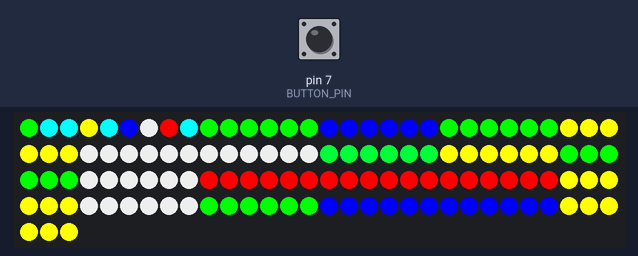
The sketch below on a simulated Arduino Uno, built with avr-gcc and run on an emulated ATmega328P. Shown: 123 RGB LEDs in strip order, left to right, continuing on the next row. The inputs (shaded band) are chosen by the test bench; at power-on: pin 7 (BUTTON_PIN) LOW. Random numbers use the default seed unless the sketch sets one.

Above: at 1.3 s.
1.4 s: pin 7 (BUTTON_PIN) pulled HIGH for 3.2 s
At 4.7 s:
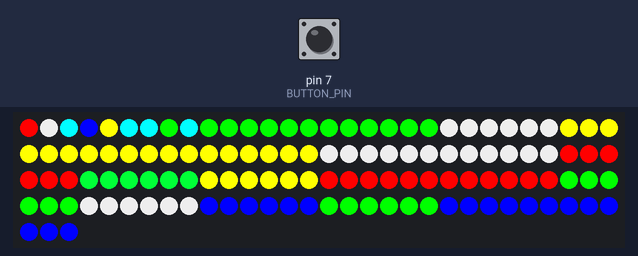
6.1 s: pin 7 (BUTTON_PIN) pulled HIGH for 0.15 s
At 7.4 s:
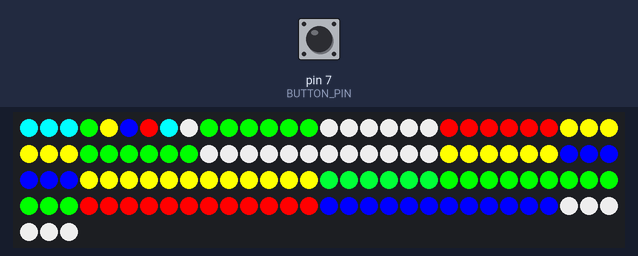
7.7 s: pin 7 (BUTTON_PIN) pulled HIGH for 1 s
At 9.6 s:
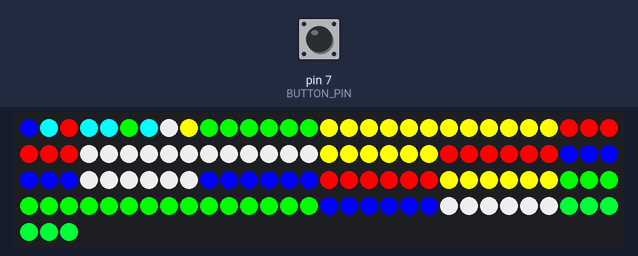
10.2 s: pin 7 (BUTTON_PIN) pulled HIGH for 0.15 s
At 10.7 s:
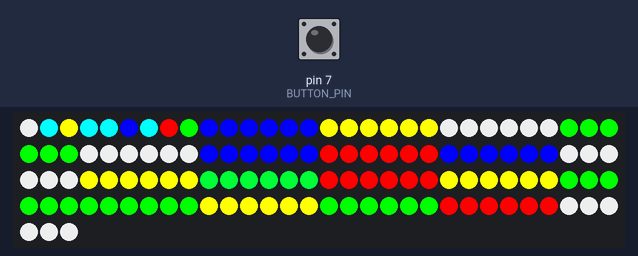
Timing chart, 0 to 12.8 s (numbered marks = the images above; inputs shaded):
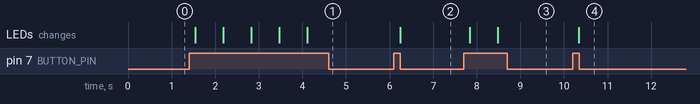

Measured:
- after the input at 1.4 s, the LEDs: first change after 0.14 s (image 1 shows a later state)
- after the input at 6.1 s, the LEDs: change after 0.14 s (image 2)
- after the input at 7.7 s, the LEDs: first change after 0.14 s (image 3 shows a later state)
- after the input at 10.2 s, the LEDs: change after 0.14 s (image 4)

The sketch:

catan-board.ino
```cpp
#include <FastLED.h>

// The digital input pin that the button is connected to
#define BUTTON_PIN 7

// The digital output pin that the LED data signal is coming out of
#define LED_PIN 3

// Whether or not to save the board's state to the EEPROM after we're done
// randomizing.
#define SAVE_BOARD_STATE false

// A tool used to identify which LEDs are in what program group, this will
// cause each group to light up independantly of every other group, and then
// go to the next one.
#define IDENTIFY_GROUPS false

// Whether or not the neutral 3:1 ports should be a static colour, or cycling
// through the colour spectrum
#define USE_RAINBOW_PORTS false

// Whether or not to allow the board to randomize again immediately after
// randomizing once.
#define ALLOW_DISCO_RANDOMIZATION false

// The brightness of the LEDs, can be a value between 0(off) and 255(full)
#define BRIGHTNESS 255

// The delay between lighting up each segment of light. Can be any non-negative
// value. Setting to 0 disables delay and will light up all of the LEDs
// simultaneously.
#define ILLUMINATE_DELAY 0

// The colours for the different resource types. This expects three comma-separated
// values representing the Red, Green, Blue values of the light. Each of the
// three numbers can be anywhere between 0 and 255, with 0,0,0 being off and
// 255,255,255 being white
#define light_off 0, 0, 0
#define grain_colour 255, 255, 0//199, 72, 245 // yellow
#define wool_colour 200, 200, 200 // white
#define wood_colour 0, 255, 0 // green
#define bricks_colour 255, 0, 0 // red
#define ore_colour 0, 0, 255 // blue
#define desert_colour 0, 255, 55 // Seafoam green
#define neutral_colour 0, 255, 255//255, 192, 203 // pink


//===========================================================================//
// Do not change ANYTHING below this unless you know what you are doing

#define NUM_LEDS 123
CRGB leds[NUM_LEDS];

#define HONEYCOMB_OFFSET 9
#define PORT_OFFSET 0

#define GRAIN 1
#define WOOL 2
#define WOOD 3
#define BRICKS 4
#define ORE 5
#define DESERT 6
#define NEUTRAL 7
#define PORT_COUNT 9
#define HONEYCOMB_COUNT 19

// DO NOT CHANGE THESE
#define NUM_LED_GROUPS 28
#define LED_GROUP_SIZE 6
int led_groups[NUM_LED_GROUPS][LED_GROUP_SIZE] = {
	{0, -1, -1, -1, -1, -1}, // Port 1
	{1, -1, -1, -1, -1, -1}, // Port 2
	{2, -1, -1, -1, -1, -1}, // Port 3
	{3, -1, -1, -1, -1, -1}, // Port 4
	{4, -1, -1, -1, -1, -1}, // Port 5
	{5, -1, -1, -1, -1, -1}, // Port 6
	{6, -1, -1, -1, -1, -1}, // Port 7
	{7, -1, -1, -1, -1, -1}, // Port 8
	{8, -1, -1, -1, -1, -1}, // Port 9
	{9, 10, 11, 12, 13, 14}, // Hex 1
	{15, 16, 17, 18, 19, 20}, // Hex 2
	{21, 22, 23, 24, 25, 26}, // Hex 3
	{27, 28, 29, 30, 31, 32}, // Hex 4
	{33, 34, 35, 36, 37, 38}, // Hex 5
	{39,40,41,42,43,44}, // Hex 6
	{45,46,47,48,49,50}, // Hex 7
	{51,52,53,54,55,56}, // Hex 8
	{57,58,59,60,61,62}, // Hex 9
	{63,64,65,66,67,68}, // Hex 10
	{69,70,71,72,73,74}, // Hex 11
	{75,76,77,78,79,80}, // Hex 12
	{81,82,83,84,85,86}, // Hex 13
	{87,88,89,90,91,92}, // Hex 14
	{93,94,95,96,97,98}, // Hex 15
	{99,100,101,102,103,104}, // Hex 16
	{105,106,107,108,109,110}, // Hex 17
	{111,112,113,114,115,116}, // Hex 18
	{117,118,119,120,121,122} // Hex 19
};


// The distribution of all resources within the hex grid
int honeycomb[HONEYCOMB_COUNT] = {
	GRAIN, GRAIN, GRAIN, GRAIN,
	WOOL, WOOL, WOOL, WOOL,
	WOOD, WOOD, WOOD, WOOD,
	BRICKS, BRICKS, BRICKS,
	ORE, ORE, ORE,
	DESERT
};

// The distribution of all of the ports that allow trading for resources
int ports[PORT_COUNT] = {
	GRAIN, WOOL, WOOD, BRICKS, ORE,
	NEUTRAL, NEUTRAL, NEUTRAL, NEUTRAL
};

/**
 * These are the ports which cycle through the HSV spectrum to indicate that
 * they can be used to trade 3 of anything to 1 of something else
 */
#if USE_RAINBOW_PORTS
int rainbow_ports[4] = {-1,-1,-1,-1};
#define HUE_DELTA 3;
#define FPS 60
int hue = 0;
#endif

/**
 * Implemented using the Fisher-Yates shuffle algorithm
 * https://en.wikipedia.org/wiki/Fisher%E2%80%93Yates_shuffle
 */
void shuffle_array(int* array, int size) {
	for (int i = size-1; i > 0; i--) {
		int swap_index = random(i + 1);
		int tmp = array[i];
		array[i] = array[swap_index];
		array[swap_index] = tmp;
	};
};


#if SAVE_BOARD_STATE
#include <EEPROM.h>
/**
 * Reads the previously written board state from EEPROM
 */
void load_state() {
	for (int i = 0; i < NUM_LEDS; i++) {
		byte red = EEPROM.read(i);
		byte green = EEPROM.read(i + 1);
		byte blue = EEPROM.read(i + 2);
		leds[i].red = red;
		leds[i].green = green;
		leds[i].blue = blue;
	}
};

/**
 * Writes the current board state to the EEPROM memory onboard, this allows the
 * board state to be resumed if power to the board is lost.
 */
void save_state() {
	for (int i = 0; i < NUM_LEDS; i++) {
		// Update the values in the EEPROM, using update here instead of write
		// does an automatic assertion the two values are different before
		// writing to the storage, helping to decrease the number of writes
		// made, extending the life-span of the memory.
		EEPROM.update(i, leds[i].red);
		EEPROM.update(i + 1, leds[i].green);
		EEPROM.update(i + 2, leds[i].blue);
	}
};
#endif

/** Lights up all of the LEDs in the group with the provided RGB values */
void illuminate(int r, int g, int b, int* led_group) {
	for (int i = 0; i < LED_GROUP_SIZE; i++) {
		if (led_group[i] >= 0) {
			leds[led_group[i]].setRGB(r, g, b);
		};
	};
	FastLED.show();
};

/** Changes the colour of the LED group to be that of type */
void change_colour(int group, int type) {
	switch (type) {
		case WOOL:
			illuminate(wool_colour, led_groups[group]);
			break;
		case WOOD:
			illuminate(wood_colour, led_groups[group]);
			break;
		case BRICKS:
			illuminate(bricks_colour, led_groups[group]);
			break;
		case GRAIN:
			illuminate(grain_colour, led_groups[group]);
			break;
		case ORE:
			illuminate(ore_colour, led_groups[group]);
			break;
		case DESERT:
			illuminate(desert_colour, led_groups[group]);
			break;
		case NEUTRAL:
			#if USE_RAINBOW_PORTS
			// Cycle through the rainbow for the ports
			for (int i = 0; i < 4; i++) {
				if (rainbow_ports[i] < 0) {
					rainbow_ports[i] = led_groups[group][0];
					break;
				};
			};
			#else
			// Use a static colour for the neutral ports
			illuminate(neutral_colour, led_groups[group]);
			#endif
			break;
		default:
			illuminate(light_off, led_groups[group]);
	};
};

void randomize_ports() {
	#if USE_RAINBOW_PORTS
		// Reset the rainbow ports when they are in use so that they don't stay
		// as the same ports on every randomization trigger
		if (rainbow_ports[i] < 0) {
			rainbow_ports[i] = -1;
			break;
		};
	#endif

	// Shuffle the port distribution array
	shuffle_array(ports, PORT_COUNT);

	// Light up all of the ports in the required colours
	for (int i = 0; i < PORT_COUNT; i++) {
		change_colour(PORT_OFFSET + i, ports[i]);

		#if ILLUMINATE_DELAY > 0
			delay(ILLUMINATE_DELAY);
		#endif
	};
};

void randomize_honeycomb() {
	// Shuffle the array of honeycomb distribution
	shuffle_array(honeycomb, HONEYCOMB_COUNT);

	// Light up all of the honeycombs with the specific colour
	for (int i = 0; i < HONEYCOMB_COUNT; i++) {
		change_colour(HONEYCOMB_OFFSET + i, honeycomb[i]);

		#if ILLUMINATE_DELAY > 0
			delay(ILLUMINATE_DELAY);
		#endif
	};
};

void randomize_LEDs() {
	// all_off();
	randomize_ports();
	randomize_honeycomb();
};


#if USE_RAINBOW_PORTS
// The function that is used to change all of the rainbow port colours to the
// next hue step
void rainbowify() {
	for (int i = 0; i < 4; i++) {
		if (rainbow_ports[i] >= 0) {
			leds[rainbow_ports[i]].setHue(hue);
		};
	};
	FastLED.show();
	hue += HUE_DELTA;
};
#endif

void setup() {

	// Register the button's board pin as input so that we can properly read
	// from it.
	pinMode(BUTTON_PIN, INPUT);

	// seed the RNG so we actually get randomized positions
	randomSeed(analogRead(0));

	// Setup the LED controller
	FastLED.addLeds<WS2812B, LED_PIN, GRB>(leds, NUM_LEDS);
	FastLED.setBrightness(BRIGHTNESS);

	// Determine how we are wanting to handle the LEDs on startup
	#if !IDENTIFY_GROUPS
		#if SAVE_BOARD_STATE
			load_state();
			FastLED.show();
		#else
			randomize_LEDs();
		#endif
	#else
		for (int g = 0; g < NUM_LED_GROUPS; g++) {
			illuminate(0, 255, 0, led_groups[g]);
			delay(1000);
			illuminate(0, 0, 0, led_groups[g]);
		};
	#endif
};

// the time indicator of the last frame rendered
unsigned long previous = 0;

// whether or not the button is currently being held
bool held = false;
void loop() {

	// Ensuring that the randomization logic doesn't happen multiple times in
	// one button press (even though just holding the button will still
	// randomize repeatedly, just with a delay between each time)
	if (!held) {
		// Ensure the button is pressed
		if (digitalRead(BUTTON_PIN) == HIGH) {
			held = true;
			randomize_LEDs();
			delay(500);
			held = false;
		}
	};

	// Change the colour of the rainbow ports if the required amount of time
	// has passed since the last frame.
	#if USE_RAINBOW_PORTS
	if (millis() > previous + ( 1000 / FPS )) {
		rainbowify();
		previous = millis();
	};
	#endif
};
```
